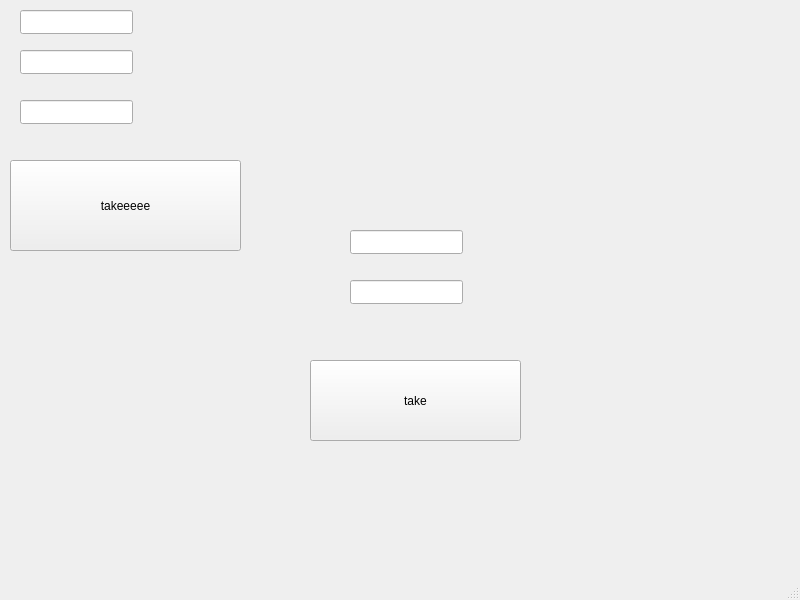
<?xml version="1.0" encoding="UTF-8"?>
<ui version="4.0">
 <class>variant1_3</class>
 <widget class="QMainWindow" name="variant1_3">
  <property name="geometry">
   <rect>
    <x>0</x>
    <y>0</y>
    <width>800</width>
    <height>600</height>
   </rect>
  </property>
  <property name="windowTitle">
   <string>variant1_3</string>
  </property>
  <widget class="QWidget" name="centralwidget">
   <widget class="QPushButton" name="pushButton1">
    <property name="geometry">
     <rect>
      <x>10</x>
      <y>160</y>
      <width>231</width>
      <height>91</height>
     </rect>
    </property>
    <property name="text">
     <string>takeeeee</string>
    </property>
   </widget>
   <widget class="QLabel" name="labelResult1">
    <property name="geometry">
     <rect>
      <x>180</x>
      <y>10</y>
      <width>201</width>
      <height>121</height>
     </rect>
    </property>
    <property name="text">
     <string/>
    </property>
   </widget>
   <widget class="QLineEdit" name="lineEdit1">
    <property name="geometry">
     <rect>
      <x>20</x>
      <y>10</y>
      <width>113</width>
      <height>24</height>
     </rect>
    </property>
    <property name="text">
     <string/>
    </property>
   </widget>
   <widget class="QLineEdit" name="lineEdit2">
    <property name="geometry">
     <rect>
      <x>20</x>
      <y>50</y>
      <width>113</width>
      <height>24</height>
     </rect>
    </property>
    <property name="text">
     <string/>
    </property>
   </widget>
   <widget class="QLineEdit" name="lineEdit3">
    <property name="geometry">
     <rect>
      <x>20</x>
      <y>100</y>
      <width>113</width>
      <height>24</height>
     </rect>
    </property>
    <property name="text">
     <string/>
    </property>
   </widget>
   <widget class="QLineEdit" name="lineEditA">
    <property name="geometry">
     <rect>
      <x>350</x>
      <y>230</y>
      <width>113</width>
      <height>24</height>
     </rect>
    </property>
   </widget>
   <widget class="QLineEdit" name="lineEditB">
    <property name="geometry">
     <rect>
      <x>350</x>
      <y>280</y>
      <width>113</width>
      <height>24</height>
     </rect>
    </property>
   </widget>
   <widget class="QPushButton" name="pushButton2">
    <property name="geometry">
     <rect>
      <x>310</x>
      <y>360</y>
      <width>211</width>
      <height>81</height>
     </rect>
    </property>
    <property name="text">
     <string>take</string>
    </property>
   </widget>
   <widget class="QLabel" name="labelResult2">
    <property name="geometry">
     <rect>
      <x>530</x>
      <y>200</y>
      <width>181</width>
      <height>91</height>
     </rect>
    </property>
    <property name="text">
     <string/>
    </property>
   </widget>
  </widget>
  <widget class="QMenuBar" name="menubar">
   <property name="geometry">
    <rect>
     <x>0</x>
     <y>0</y>
     <width>800</width>
     <height>21</height>
    </rect>
   </property>
  </widget>
  <widget class="QStatusBar" name="statusbar"/>
 </widget>
 <resources/>
 <connections/>
</ui>
